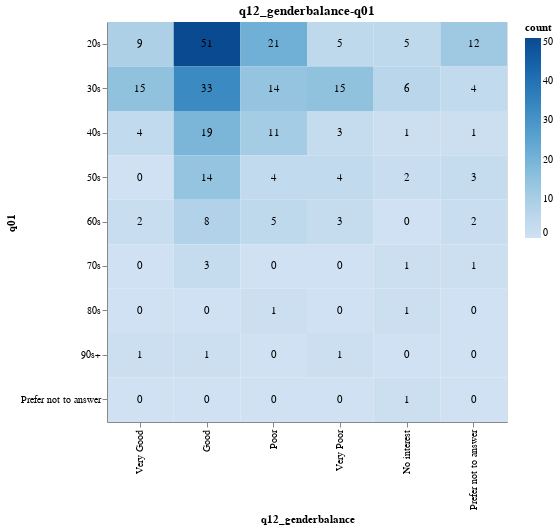
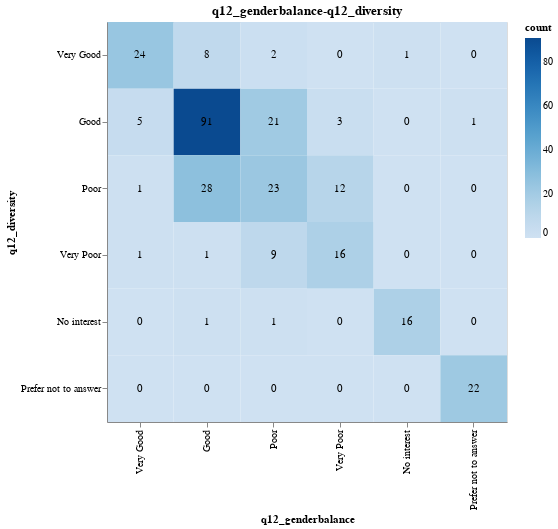
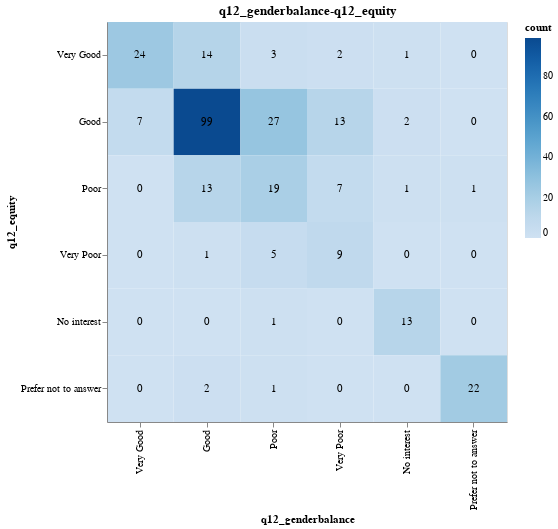
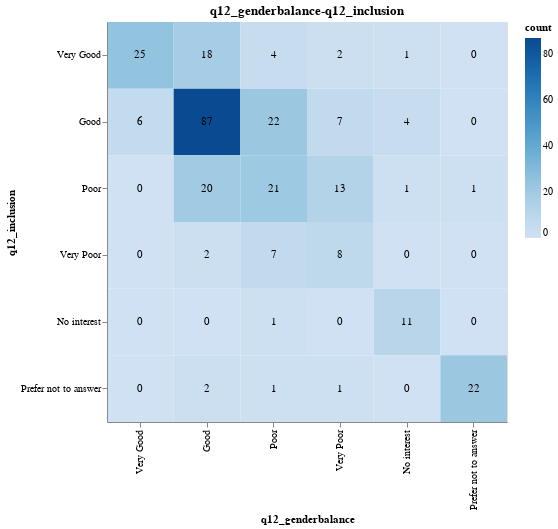

The code cell stored with these charts, in order, in its notebook:
### Code cell
for name, hm in heatmaps.items():
    if name in list(p005.questions):
        hm.properties(
            title=name,
            width=400,
            height=400,
        ).display()

### Figure 1 — Vega-Lite specification as saved in the notebook (floating-point values rounded to 4 significant figures)
{"config": {"view": {"continuousWidth": 300, "continuousHeight": 300}}, "layer": [{"mark": {"type": "rect"}, "encoding": {"color": {"field": "count", "scale": {"scheme": "blues"}, "type": "quantitative"}, "x": {"field": "q12_genderbalance", "sort": ["Very Good", "Good", "Poor", "Very Poor", "No interest", "Prefer not to answer"], "type": "ordinal"}, "y": {"field": "q01", "sort": ["10s", "20s", "30s", "40s", "50s", "60s", "70s", "80s", "90s+", "Prefer not to answer"], "type": "ordinal"}}}, {"mark": {"type": "text"}, "encoding": {"text": {"field": "count", "type": "quantitative"}, "x": {"field": "q12_genderbalance", "sort": ["Very Good", "Good", "Poor", "Very Poor", "No interest", "Prefer not to answer"], "type": "ordinal"}, "y": {"field": "q01", "sort": ["10s", "20s", "30s", "40s", "50s", "60s", "70s", "80s", "90s+", "Prefer not to answer"], "type": "ordinal"}}}], "data": {"name": "data-2119cebdae2888884273099186cd9652"}, "height": 400, "title": "q12_genderbalance-q01", "width": 400, "$schema": "https://vega.github.io/schema/vega-lite/v5.8.0.json", "datasets": {"data-2119cebdae2888884273099186cd9652": [{"q12_genderbalance": "Very Good", "q01": "20s", "count": 9}, {"q12_genderbalance": "Good", "q01": "20s", "count": 51}, {"q12_genderbalance": "Poor", "q01": "20s", "count": 21}, {"q12_genderbalance": "Very Poor", "q01": "20s", "count": 5}, {"q12_genderbalance": "No interest", "q01": "20s", "count": 5}, {"q12_genderbalance": "Prefer not to answer", "q01": "20s", "count": 12}, {"q12_genderbalance": "Very Good", "q01": "30s", "count": 15}, {"q12_genderbalance": "Good", "q01": "30s", "count": 33}, {"q12_genderbalance": "Poor", "q01": "30s", "count": 14}, {"q12_genderbalance": "Very Poor", "q01": "30s", "count": 15}, {"q12_genderbalance": "No interest", "q01": "30s", "count": 6}, {"q12_genderbalance": "Prefer not to answer", "q01": "30s", "count": 4}, {"q12_genderbalance": "Very Good", "q01": "40s", "count": 4}, {"q12_genderbalance": "Good", "q01": "40s", "count": 19}, {"q12_genderbalance": "Poor", "q01": "40s", "count": 11}, {"q12_genderbalance": "Very Poor", "q01": "40s", "count": 3}, {"q12_genderbalance": "No interest", "q01": "40s", "count": 1}, {"q12_genderbalance": "Prefer not to answer", "q01": "40s", "count": 1}, {"q12_genderbalance": "Very Good", "q01": "50s", "count": 0}, {"q12_genderbalance": "Good", "q01": "50s", "count": 14}, {"q12_genderbalance": "Poor", "q01": "50s", "count": 4}, {"q12_genderbalance": "Very Poor", "q01": "50s", "count": 4}, {"q12_genderbalance": "No interest", "q01": "50s", "count": 2}, {"q12_genderbalance": "Prefer not to answer", "q01": "50s", "count": 3}, {"q12_genderbalance": "Very Good", "q01": "60s", "count": 2}, {"q12_genderbalance": "Good", "q01": "60s", "count": 8}, {"q12_genderbalance": "Poor", "q01": "60s", "count": 5}, {"q12_genderbalance": "Very Poor", "q01": "60s", "count": 3}, {"q12_genderbalance": "No interest", "q01": "60s", "count": 0}, {"q12_genderbalance": "Prefer not to answer", "q01": "60s", "count": 2}, {"q12_genderbalance": "Very Good", "q01": "70s", "count": 0}, {"q12_genderbalance": "Good", "q01": "70s", "count": 3}, {"q12_genderbalance": "Poor", "q01": "70s", "count": 0}, {"q12_genderbalance": "Very Poor", "q01": "70s", "count": 0}, {"q12_genderbalance": "No interest", "q01": "70s", "count": 1}, {"q12_genderbalance": "Prefer not to answer", "q01": "70s", "count": 1}, {"q12_genderbalance": "Very Good", "q01": "80s", "count": 0}, {"q12_genderbalance": "Good", "q01": "80s", "count": 0}, {"q12_genderbalance": "Poor", "q01": "80s", "count": 1}, {"q12_genderbalance": "Very Poor", "q01": "80s", "count": 0}, {"q12_genderbalance": "No interest", "q01": "80s", "count": 1}, {"q12_genderbalance": "Prefer not to answer", "q01": "80s", "count": 0}, {"q12_genderbalance": "Very Good", "q01": "90s+", "count": 1}, {"q12_genderbalance": "Good", "q01": "90s+", "count": 1}, {"q12_genderbalance": "Poor", "q01": "90s+", "count": 0}, {"q12_genderbalance": "Very Poor", "q01": "90s+", "count": 1}, {"q12_genderbalance": "No interest", "q01": "90s+", "count": 0}, {"q12_genderbalance": "Prefer not to answer", "q01": "90s+", "count": 0}, {"q12_genderbalance": "Very Good", "q01": "Prefer not to answer", "count": 0}, {"q12_genderbalance": "Good", "q01": "Prefer not to answer", "count": 0}, {"q12_genderbalance": "Poor", "q01": "Prefer not to answer", "count": 0}, {"q12_genderbalance": "Very Poor", "q01": "Prefer not to answer", "count": 0}, {"q12_genderbalance": "No interest", "q01": "Prefer not to answer", "count": 1}, {"q12_genderbalance": "Prefer not to answer", "q01": "Prefer not to answer", "count": 0}]}}

### Figure 2 — Vega-Lite specification as saved in the notebook (floating-point values rounded to 4 significant figures)
{"config": {"view": {"continuousWidth": 300, "continuousHeight": 300}}, "layer": [{"mark": {"type": "rect"}, "encoding": {"color": {"field": "count", "scale": {"scheme": "blues"}, "type": "quantitative"}, "x": {"field": "q12_genderbalance", "sort": ["Very Good", "Good", "Poor", "Very Poor", "No interest", "Prefer not to answer"], "type": "ordinal"}, "y": {"field": "q12_diversity", "sort": ["Very Good", "Good", "Poor", "Very Poor", "No interest", "Prefer not to answer"], "type": "ordinal"}}}, {"mark": {"type": "text"}, "encoding": {"text": {"field": "count", "type": "quantitative"}, "x": {"field": "q12_genderbalance", "sort": ["Very Good", "Good", "Poor", "Very Poor", "No interest", "Prefer not to answer"], "type": "ordinal"}, "y": {"field": "q12_diversity", "sort": ["Very Good", "Good", "Poor", "Very Poor", "No interest", "Prefer not to answer"], "type": "ordinal"}}}], "data": {"name": "data-bd0f9df1b18755aee0db60bfc91402a7"}, "height": 400, "title": "q12_genderbalance-q12_diversity", "width": 400, "$schema": "https://vega.github.io/schema/vega-lite/v5.8.0.json", "datasets": {"data-bd0f9df1b18755aee0db60bfc91402a7": [{"q12_genderbalance": "Very Good", "q12_diversity": "Very Good", "count": 24}, {"q12_genderbalance": "Good", "q12_diversity": "Very Good", "count": 8}, {"q12_genderbalance": "Poor", "q12_diversity": "Very Good", "count": 2}, {"q12_genderbalance": "Very Poor", "q12_diversity": "Very Good", "count": 0}, {"q12_genderbalance": "No interest", "q12_diversity": "Very Good", "count": 1}, {"q12_genderbalance": "Prefer not to answer", "q12_diversity": "Very Good", "count": 0}, {"q12_genderbalance": "Very Good", "q12_diversity": "Good", "count": 5}, {"q12_genderbalance": "Good", "q12_diversity": "Good", "count": 91}, {"q12_genderbalance": "Poor", "q12_diversity": "Good", "count": 21}, {"q12_genderbalance": "Very Poor", "q12_diversity": "Good", "count": 3}, {"q12_genderbalance": "No interest", "q12_diversity": "Good", "count": 0}, {"q12_genderbalance": "Prefer not to answer", "q12_diversity": "Good", "count": 1}, {"q12_genderbalance": "Very Good", "q12_diversity": "Poor", "count": 1}, {"q12_genderbalance": "Good", "q12_diversity": "Poor", "count": 28}, {"q12_genderbalance": "Poor", "q12_diversity": "Poor", "count": 23}, {"q12_genderbalance": "Very Poor", "q12_diversity": "Poor", "count": 12}, {"q12_genderbalance": "No interest", "q12_diversity": "Poor", "count": 0}, {"q12_genderbalance": "Prefer not to answer", "q12_diversity": "Poor", "count": 0}, {"q12_genderbalance": "Very Good", "q12_diversity": "Very Poor", "count": 1}, {"q12_genderbalance": "Good", "q12_diversity": "Very Poor", "count": 1}, {"q12_genderbalance": "Poor", "q12_diversity": "Very Poor", "count": 9}, {"q12_genderbalance": "Very Poor", "q12_diversity": "Very Poor", "count": 16}, {"q12_genderbalance": "No interest", "q12_diversity": "Very Poor", "count": 0}, {"q12_genderbalance": "Prefer not to answer", "q12_diversity": "Very Poor", "count": 0}, {"q12_genderbalance": "Very Good", "q12_diversity": "No interest", "count": 0}, {"q12_genderbalance": "Good", "q12_diversity": "No interest", "count": 1}, {"q12_genderbalance": "Poor", "q12_diversity": "No interest", "count": 1}, {"q12_genderbalance": "Very Poor", "q12_diversity": "No interest", "count": 0}, {"q12_genderbalance": "No interest", "q12_diversity": "No interest", "count": 16}, {"q12_genderbalance": "Prefer not to answer", "q12_diversity": "No interest", "count": 0}, {"q12_genderbalance": "Very Good", "q12_diversity": "Prefer not to answer", "count": 0}, {"q12_genderbalance": "Good", "q12_diversity": "Prefer not to answer", "count": 0}, {"q12_genderbalance": "Poor", "q12_diversity": "Prefer not to answer", "count": 0}, {"q12_genderbalance": "Very Poor", "q12_diversity": "Prefer not to answer", "count": 0}, {"q12_genderbalance": "No interest", "q12_diversity": "Prefer not to answer", "count": 0}, {"q12_genderbalance": "Prefer not to answer", "q12_diversity": "Prefer not to answer", "count": 22}]}}

### Figure 3 — Vega-Lite specification as saved in the notebook (floating-point values rounded to 4 significant figures)
{"config": {"view": {"continuousWidth": 300, "continuousHeight": 300}}, "layer": [{"mark": {"type": "rect"}, "encoding": {"color": {"field": "count", "scale": {"scheme": "blues"}, "type": "quantitative"}, "x": {"field": "q12_genderbalance", "sort": ["Very Good", "Good", "Poor", "Very Poor", "No interest", "Prefer not to answer"], "type": "ordinal"}, "y": {"field": "q12_equity", "sort": ["Very Good", "Good", "Poor", "Very Poor", "No interest", "Prefer not to answer"], "type": "ordinal"}}}, {"mark": {"type": "text"}, "encoding": {"text": {"field": "count", "type": "quantitative"}, "x": {"field": "q12_genderbalance", "sort": ["Very Good", "Good", "Poor", "Very Poor", "No interest", "Prefer not to answer"], "type": "ordinal"}, "y": {"field": "q12_equity", "sort": ["Very Good", "Good", "Poor", "Very Poor", "No interest", "Prefer not to answer"], "type": "ordinal"}}}], "data": {"name": "data-05822734cb00e1b23b20998fe8fe7c9c"}, "height": 400, "title": "q12_genderbalance-q12_equity", "width": 400, "$schema": "https://vega.github.io/schema/vega-lite/v5.8.0.json", "datasets": {"data-05822734cb00e1b23b20998fe8fe7c9c": [{"q12_genderbalance": "Very Good", "q12_equity": "Very Good", "count": 24}, {"q12_genderbalance": "Good", "q12_equity": "Very Good", "count": 14}, {"q12_genderbalance": "Poor", "q12_equity": "Very Good", "count": 3}, {"q12_genderbalance": "Very Poor", "q12_equity": "Very Good", "count": 2}, {"q12_genderbalance": "No interest", "q12_equity": "Very Good", "count": 1}, {"q12_genderbalance": "Prefer not to answer", "q12_equity": "Very Good", "count": 0}, {"q12_genderbalance": "Very Good", "q12_equity": "Good", "count": 7}, {"q12_genderbalance": "Good", "q12_equity": "Good", "count": 99}, {"q12_genderbalance": "Poor", "q12_equity": "Good", "count": 27}, {"q12_genderbalance": "Very Poor", "q12_equity": "Good", "count": 13}, {"q12_genderbalance": "No interest", "q12_equity": "Good", "count": 2}, {"q12_genderbalance": "Prefer not to answer", "q12_equity": "Good", "count": 0}, {"q12_genderbalance": "Very Good", "q12_equity": "Poor", "count": 0}, {"q12_genderbalance": "Good", "q12_equity": "Poor", "count": 13}, {"q12_genderbalance": "Poor", "q12_equity": "Poor", "count": 19}, {"q12_genderbalance": "Very Poor", "q12_equity": "Poor", "count": 7}, {"q12_genderbalance": "No interest", "q12_equity": "Poor", "count": 1}, {"q12_genderbalance": "Prefer not to answer", "q12_equity": "Poor", "count": 1}, {"q12_genderbalance": "Very Good", "q12_equity": "Very Poor", "count": 0}, {"q12_genderbalance": "Good", "q12_equity": "Very Poor", "count": 1}, {"q12_genderbalance": "Poor", "q12_equity": "Very Poor", "count": 5}, {"q12_genderbalance": "Very Poor", "q12_equity": "Very Poor", "count": 9}, {"q12_genderbalance": "No interest", "q12_equity": "Very Poor", "count": 0}, {"q12_genderbalance": "Prefer not to answer", "q12_equity": "Very Poor", "count": 0}, {"q12_genderbalance": "Very Good", "q12_equity": "No interest", "count": 0}, {"q12_genderbalance": "Good", "q12_equity": "No interest", "count": 0}, {"q12_genderbalance": "Poor", "q12_equity": "No interest", "count": 1}, {"q12_genderbalance": "Very Poor", "q12_equity": "No interest", "count": 0}, {"q12_genderbalance": "No interest", "q12_equity": "No interest", "count": 13}, {"q12_genderbalance": "Prefer not to answer", "q12_equity": "No interest", "count": 0}, {"q12_genderbalance": "Very Good", "q12_equity": "Prefer not to answer", "count": 0}, {"q12_genderbalance": "Good", "q12_equity": "Prefer not to answer", "count": 2}, {"q12_genderbalance": "Poor", "q12_equity": "Prefer not to answer", "count": 1}, {"q12_genderbalance": "Very Poor", "q12_equity": "Prefer not to answer", "count": 0}, {"q12_genderbalance": "No interest", "q12_equity": "Prefer not to answer", "count": 0}, {"q12_genderbalance": "Prefer not to answer", "q12_equity": "Prefer not to answer", "count": 22}]}}

### Figure 4 — Vega-Lite specification as saved in the notebook (floating-point values rounded to 4 significant figures)
{"config": {"view": {"continuousWidth": 300, "continuousHeight": 300}}, "layer": [{"mark": {"type": "rect"}, "encoding": {"color": {"field": "count", "scale": {"scheme": "blues"}, "type": "quantitative"}, "x": {"field": "q12_genderbalance", "sort": ["Very Good", "Good", "Poor", "Very Poor", "No interest", "Prefer not to answer"], "type": "ordinal"}, "y": {"field": "q12_inclusion", "sort": ["Very Good", "Good", "Poor", "Very Poor", "No interest", "Prefer not to answer"], "type": "ordinal"}}}, {"mark": {"type": "text"}, "encoding": {"text": {"field": "count", "type": "quantitative"}, "x": {"field": "q12_genderbalance", "sort": ["Very Good", "Good", "Poor", "Very Poor", "No interest", "Prefer not to answer"], "type": "ordinal"}, "y": {"field": "q12_inclusion", "sort": ["Very Good", "Good", "Poor", "Very Poor", "No interest", "Prefer not to answer"], "type": "ordinal"}}}], "data": {"name": "data-58db3208a01c79b6c4568da089949794"}, "height": 400, "title": "q12_genderbalance-q12_inclusion", "width": 400, "$schema": "https://vega.github.io/schema/vega-lite/v5.8.0.json", "datasets": {"data-58db3208a01c79b6c4568da089949794": [{"q12_genderbalance": "Very Good", "q12_inclusion": "Very Good", "count": 25}, {"q12_genderbalance": "Good", "q12_inclusion": "Very Good", "count": 18}, {"q12_genderbalance": "Poor", "q12_inclusion": "Very Good", "count": 4}, {"q12_genderbalance": "Very Poor", "q12_inclusion": "Very Good", "count": 2}, {"q12_genderbalance": "No interest", "q12_inclusion": "Very Good", "count": 1}, {"q12_genderbalance": "Prefer not to answer", "q12_inclusion": "Very Good", "count": 0}, {"q12_genderbalance": "Very Good", "q12_inclusion": "Good", "count": 6}, {"q12_genderbalance": "Good", "q12_inclusion": "Good", "count": 87}, {"q12_genderbalance": "Poor", "q12_inclusion": "Good", "count": 22}, {"q12_genderbalance": "Very Poor", "q12_inclusion": "Good", "count": 7}, {"q12_genderbalance": "No interest", "q12_inclusion": "Good", "count": 4}, {"q12_genderbalance": "Prefer not to answer", "q12_inclusion": "Good", "count": 0}, {"q12_genderbalance": "Very Good", "q12_inclusion": "Poor", "count": 0}, {"q12_genderbalance": "Good", "q12_inclusion": "Poor", "count": 20}, {"q12_genderbalance": "Poor", "q12_inclusion": "Poor", "count": 21}, {"q12_genderbalance": "Very Poor", "q12_inclusion": "Poor", "count": 13}, {"q12_genderbalance": "No interest", "q12_inclusion": "Poor", "count": 1}, {"q12_genderbalance": "Prefer not to answer", "q12_inclusion": "Poor", "count": 1}, {"q12_genderbalance": "Very Good", "q12_inclusion": "Very Poor", "count": 0}, {"q12_genderbalance": "Good", "q12_inclusion": "Very Poor", "count": 2}, {"q12_genderbalance": "Poor", "q12_inclusion": "Very Poor", "count": 7}, {"q12_genderbalance": "Very Poor", "q12_inclusion": "Very Poor", "count": 8}, {"q12_genderbalance": "No interest", "q12_inclusion": "Very Poor", "count": 0}, {"q12_genderbalance": "Prefer not to answer", "q12_inclusion": "Very Poor", "count": 0}, {"q12_genderbalance": "Very Good", "q12_inclusion": "No interest", "count": 0}, {"q12_genderbalance": "Good", "q12_inclusion": "No interest", "count": 0}, {"q12_genderbalance": "Poor", "q12_inclusion": "No interest", "count": 1}, {"q12_genderbalance": "Very Poor", "q12_inclusion": "No interest", "count": 0}, {"q12_genderbalance": "No interest", "q12_inclusion": "No interest", "count": 11}, {"q12_genderbalance": "Prefer not to answer", "q12_inclusion": "No interest", "count": 0}, {"q12_genderbalance": "Very Good", "q12_inclusion": "Prefer not to answer", "count": 0}, {"q12_genderbalance": "Good", "q12_inclusion": "Prefer not to answer", "count": 2}, {"q12_genderbalance": "Poor", "q12_inclusion": "Prefer not to answer", "count": 1}, {"q12_genderbalance": "Very Poor", "q12_inclusion": "Prefer not to answer", "count": 1}, {"q12_genderbalance": "No interest", "q12_inclusion": "Prefer not to answer", "count": 0}, {"q12_genderbalance": "Prefer not to answer", "q12_inclusion": "Prefer not to answer", "count": 22}]}}
